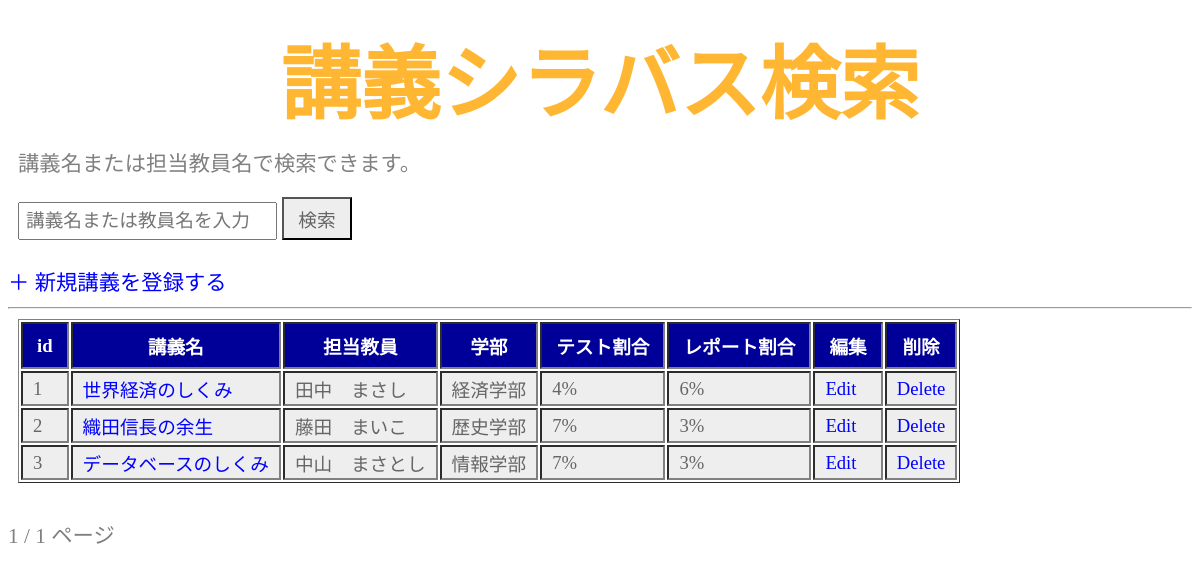
The page /syllabus/ on the database as committed earlier.
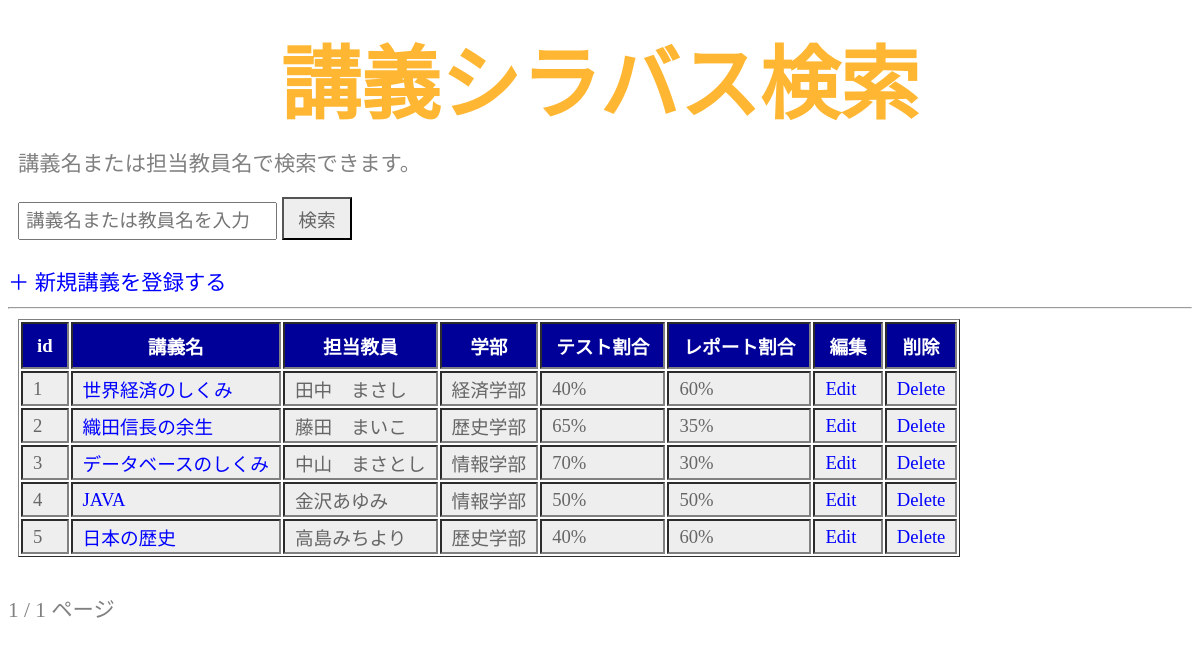
The same page on the database as committed later.
### syllabus/models.py (models this page shows, shortened)
class Course(models.Model):
    title = models.CharField(max_length=100)
    teacher = models.CharField(max_length=50)
    department = models.ForeignKey(Department, on_delete=models.CASCADE)
    description = models.TextField()
    exam_ratio = models.IntegerField()
    report_ratio = models.IntegerField()

class Department(models.Model):
    name = models.CharField(max_length=50)

### syllabus/views.py (the view)
# urls.py: path('', views.index, name='index'),
def index(request):
    keyword = request.GET.get('keyword', '')
    if keyword:
        course_list = Course.objects.filter(
            Q(title__icontains=keyword) | Q(teacher__icontains=keyword)
        )
    else:
        course_list = Course.objects.all()
    paginator = Paginator(course_list, 5)
    page_number = request.GET.get('page')
    page_obj = paginator.get_page(page_number)
    context = {
        'title': '講義シラバス検索',
        'message': '講義名または担当教員名で検索できます。',
        'keyword': keyword,
        'page_obj': page_obj,
    }
    return render(request, 'syllabus/index.html', context)

### syllabus/templates/syllabus/index.html (shortened to what this page needs)
{% load static %}
<!doctype html>
<html lang="ja">
  <head>
    <link rel="stylesheet" type="text/css"
        href="{% static 'syllabus/css/style.css' %}" />
  </head>
  <body>
    <h1>{{ title }}</h1>
    <p>{{ message|safe }}</p>
    <form action="{% url 'syllabus:index' %}" method="get">
      <input type="text" name="keyword" value="{{ keyword }}" placeholder="講義名または教員名を入力">
      <input type="submit" value="検索">
    </form>
    <br>
    <a href="{% url 'syllabus:create' %}">＋ 新規講義を登録する</a>
    <hr>
    <table border="1">
      <tr>
        <th>id</th>
        <th>講義名</th>
        <th>担当教員</th>
        <th>学部</th>
        <th>テスト割合</th>
        <th>レポート割合</th>
        <th>編集</th>
        <th>削除</th>
      </tr>
      {% for item in page_obj %}
      <tr>
        <td>{{ item.id }}</td>
        <td><a href="{% url 'syllabus:detail' item.id %}">{{ item.title }}</a></td>
        <td>{{ item.teacher }}</td>
        <td>{{ item.department.name }}</td>
        <td>{{ item.exam_ratio }}%</td>
        <td>{{ item.report_ratio }}%</td>
        <td><a href="{% url 'syllabus:edit' item.id %}">Edit</a></td>
        <td><a href="{% url 'syllabus:delete' item.id %}">Delete</a></td>
      </tr>
      {% empty %}
      <tr>
        <td colspan="8">講義が見つかりませんでした。</td>
      </tr>
      {% endfor %}
    </table>
    <br>
    <div>
      <span>{{ page_obj.number }} / {{ page_obj.paginator.num_pages }} ページ</span>
    </div>
  </body>
</html>

### syllabus/static/syllabus/css/style.css (style rules this page uses)
table { margin:10px; font-size:14pt; }
table tr th { background-color: #009 !important; color: #fff !important; padding: 8px 14px !important; border-width: 2px; }
table tr td { background-color:#eee; color:#666; padding:2px 10px; border-width:2px; }
body { color: grey; font-size: 16pt; }
h1 { color: orange; opacity: 0.8; font-family: "Arial"; font-size: 60pt; margin-top: 20px; margin-bottom: 0px; text-align: center; }
p { margin: 10px; }
a { color: blue; text-decoration: none; }
input[type="text"] { padding: 6px; font-size: 14pt; margin-left: 10px; }
input[type="submit"] { padding: 6px 14px; background-color: #eee; color: #666; font-size: 14pt; margin-top: 10px; cursor: pointer; }

Rows that differ between the two databases and show on the page:
changed Course "世界経済のしくみ": exam_ratio "4" → "40"; report_ratio "6" → "60"
changed Course "織田信長の余生": exam_ratio "7" → "65"; report_ratio "3" → "35"
changed Course "データベースのしくみ": exam_ratio "7" → "70"; report_ratio "3" → "30"
added Course: id "4", title "JAVA", teacher "金沢あゆみ", department.name "情報学部", exam_ratio "50", report_ratio "50"
added Course: id "5", title "日本の歴史", teacher "高島みちより", department.name "歴史学部", exam_ratio "40", report_ratio "60"
